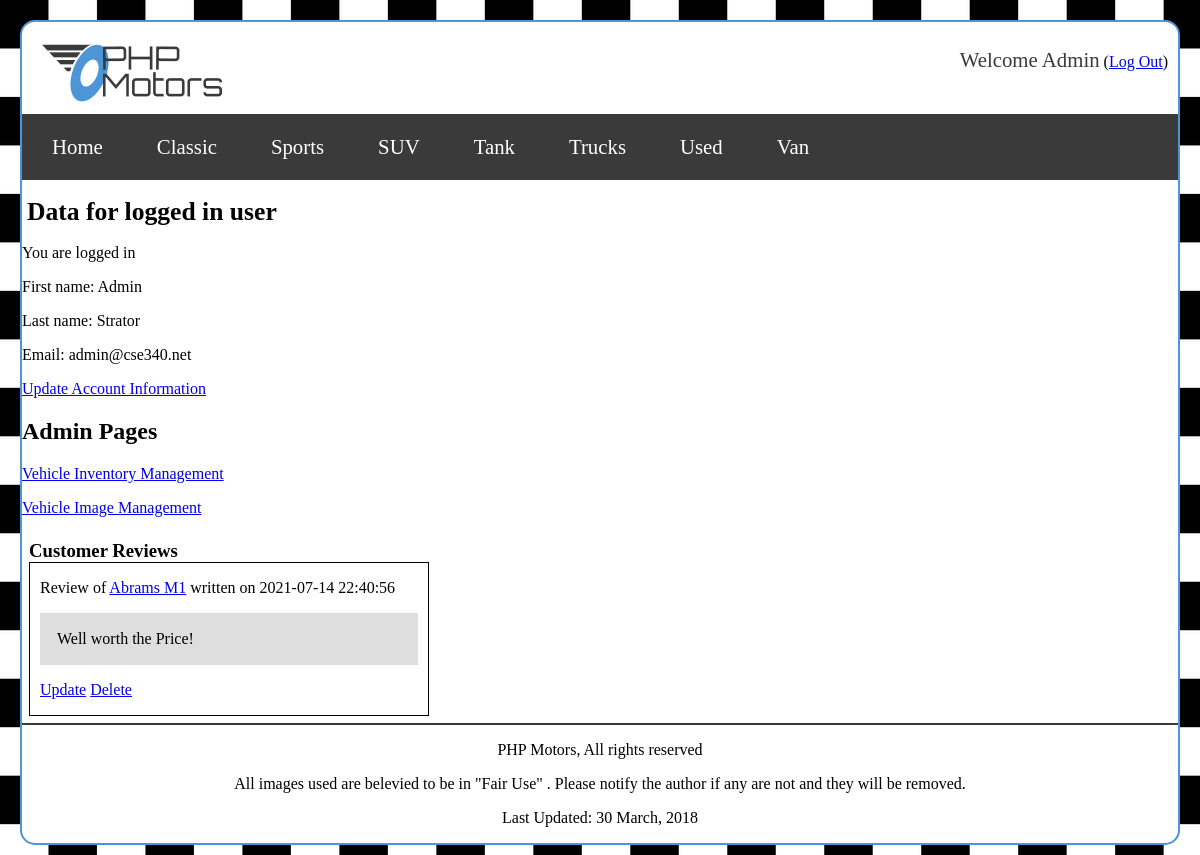
The app's page /accounts/?action=admin (signed in) with its own data.
### tables this page shows
CREATE TABLE `carclassification` (
  `classificationId` int(11) NOT NULL,
  `classificationName` varchar(30) NOT NULL
);

CREATE TABLE `reviews` (
  `reviewId` int(11) NOT NULL,
  `reviewText` text NOT NULL,
  `reviewDate` timestamp NOT NULL DEFAULT CURRENT_TIMESTAMP ON UPDATE CURRENT_TIMESTAMP,
  `invId` int(11) NOT NULL,
  `clientId` int(11) NOT NULL
);

CREATE TABLE `inventory` (
  `invId` int(11) NOT NULL,
  `invMake` varchar(30) NOT NULL,
  `invModel` varchar(30) NOT NULL,
  `invDescription` text NOT NULL,
  `invImage` varchar(50) NOT NULL,
  `invThumbnail` varchar(50) NOT NULL,
  `invPrice` decimal(10,0) NOT NULL,
  `invStock` smallint(6) NOT NULL,
  `invColor` varchar(20) NOT NULL,
  `classificationId` int(11) NOT NULL
);

### accounts/index.php (called while the page is built, shortened)
<?php
$depth=1;
if ($depth==0)
	$depth_str="";
else
	$depth_str="../";
require_once('../model/reviews-model.php');
	$action = filter_input(INPUT_POST,'action');
	if($action == NULL)
	{
	$action = filter_input(INPUT_GET, 'action');
	}
	$target_view='';
switch($action)
{
	case 'admin':
		$userReviews=generateReviews($_SESSION['clientData']['clientId']);
		$target_view='../view/admin.php';
		break;
}
include($target_view);
?>

### model/main-model.php (called while the page is built, shortened)
<?php
function getClassifications()
{
	$db = createConnection();
	$sql = 'SELECT classificationName, classificationID as cNum FROM carclassification ORDER BY classificationName ASC';
	$stmt = $db->prepare($sql);
	$stmt->execute();
	$classifications = $stmt->fetchAll();
	return $classifications;
}
?>

### model/reviews-model.php (the view, shortened to what this page needs)
<?php
function getReviewsByUser($cId)
{
	$db = createConnection();
	$sql = 'SELECT r.reviewText as reviewText, r.clientId as clientId, r.invId as invId, r.reviewDate as reviewDate, r.reviewId as reviewId, i.invMake as invMake, i.invModel as invModel, i.invId as invId FROM reviews r inner join inventory i on r.invId = i.invId WHERE clientId=:cId order by reviewDate desc';
	$stmt = $db->prepare($sql);
	$stmt->bindValue(':cId',$cId, PDO::PARAM_STR);
	$stmt->execute();
	$review_list = $stmt->fetchAll(PDO::FETCH_ASSOC);
	return $review_list;
}
function generateReviews($uId)
{
	$reviewList = getReviewsByUser($uId);
	$resultStr="<section>\n";
	$resultStr.="<h3>Customer Reviews</h3>\n";
	if(count($reviewList)==0)
	{
		$resultStr.="<p>You have no reviews to display.<p>\n";
	}
	else
	{
		foreach ($reviewList as $review)
		{
			$resultStr.="<div>\n";
			$resultStr.="<p>Review of <a href='../vehicles/?action=details&id=".$review['invId']."'>".$review['invMake']." ".$review['invModel']."</a> written on ".$review['reviewDate']."</p>\n";
			$resultStr.="<p class='review'>".$review['reviewText']."</p>\n";
			$resultStr.="<p><a href='../reviews/?action=update&rid=".$review['reviewId']."'>Update</a> <a href='../reviews/?action=delete&rid=".$review['reviewId']."'>Delete</a></p>\n";
			$resultStr.="</div>";
		}
	}
	$resultStr.="</section>";
	return $resultStr;
}
?>

### structure/nav.php (shortened to what this page needs)
<?php
	require_once($depth_str.'model/main-model.php');
	$class=getClassifications();
?>
<nav>
<ul>
<li><a href='<?php echo $depth_str;?>index.php' title='View the PHP Motors home page'>Home</a></li>
<?php
foreach ($class as $c)
{
	echo "<li";
	if($action==$c['classificationName']) echo " id='nav_active'";
	echo "><a href='".$depth_str."../phpmotors/vehicles/?action=classification&class=".urlencode($c['classificationName'])."' title='View our ".$c['classificationName']." page'>".$c['classificationName']."</a></li>\n";
}
?>
</ul>
</nav>

### css/style.css (style rules this page uses)
html { background-image: url('../images/site/small_check.jpg'); }
body { border: 2px solid #4c96d7; border-radius: 15px; background-color: white; margin: 20px; }
nav { background-color: #3a3a3a; padding: 5px; }
nav li { padding: 0px 25px; font-size: 1.3em; }
nav a { text-decoration: none; color: #ffffff; }
nav li { display: inline; }
nav ul { padding: 0px; }
#car-box p,h3 { margin: 0px; }
@media (min-width: 500px) { nav li { display: inline; } }

### css/review.css (style rules this page uses)
section { padding: 7px; }
section div { border: 1px black solid; padding-left: 10px; padding-right: 10px; }
.review { background-color: #DEDEDE; padding: 17px; }
@media (min-width: 500px) { section { padding: 7px; width: 400px; } }

### records on screen
carclassification: classificationName "Classic"
carclassification: classificationName "Sports"
carclassification: classificationName "SUV"
carclassification: classificationName "Tank"
carclassification: classificationName "Trucks"
carclassification: classificationName "Used"
carclassification: classificationName "Van"
reviews: invId.invMake "Abrams", invId.invModel "M1", reviewDate "2021-07-14 22:40:56", reviewText "Well worth the Price!"

### other values on screen
$_SESSION['clientData']['clientFirstname'] "Admin"
$_SESSION['clientData']['clientLastname'] "Strator"
$_SESSION['clientData']['clientEmail'] "admin@cse340.net"
